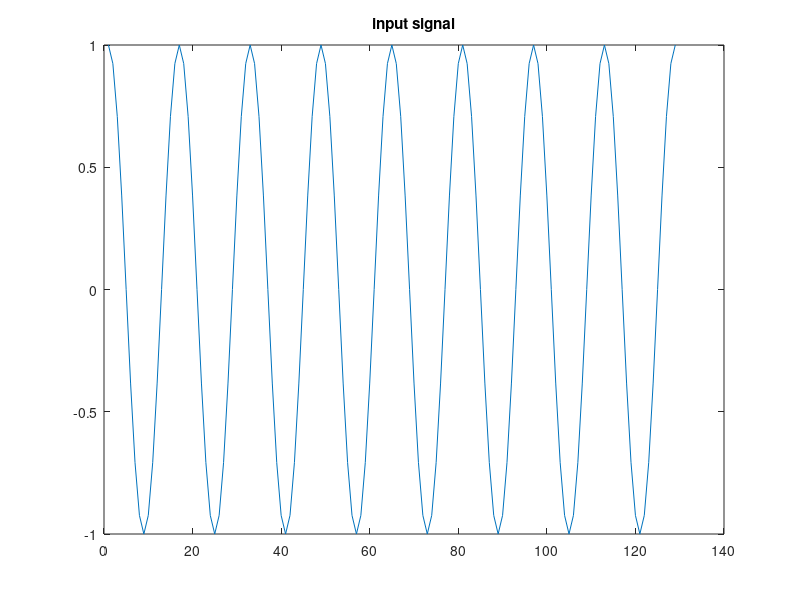
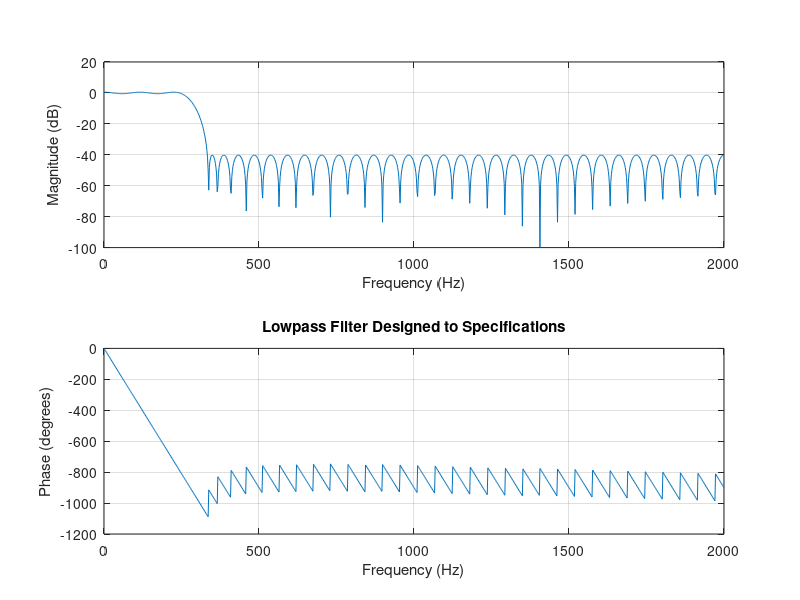
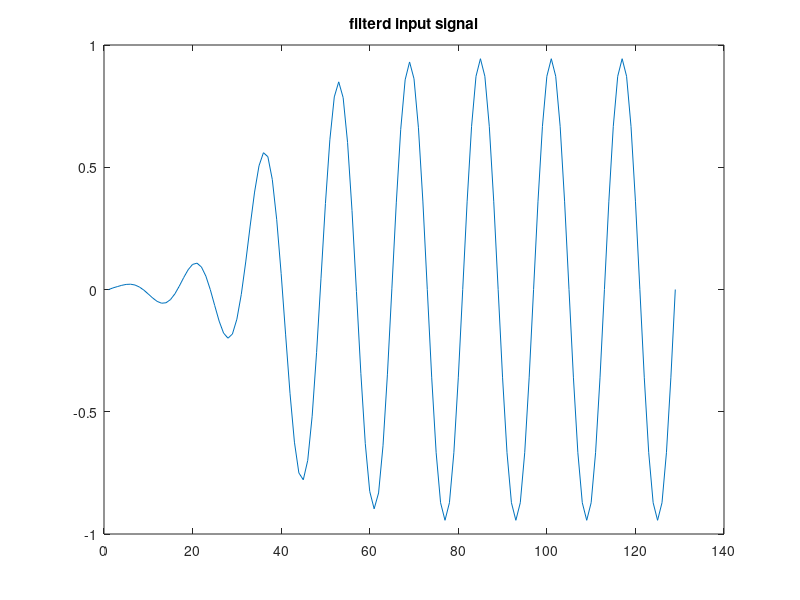
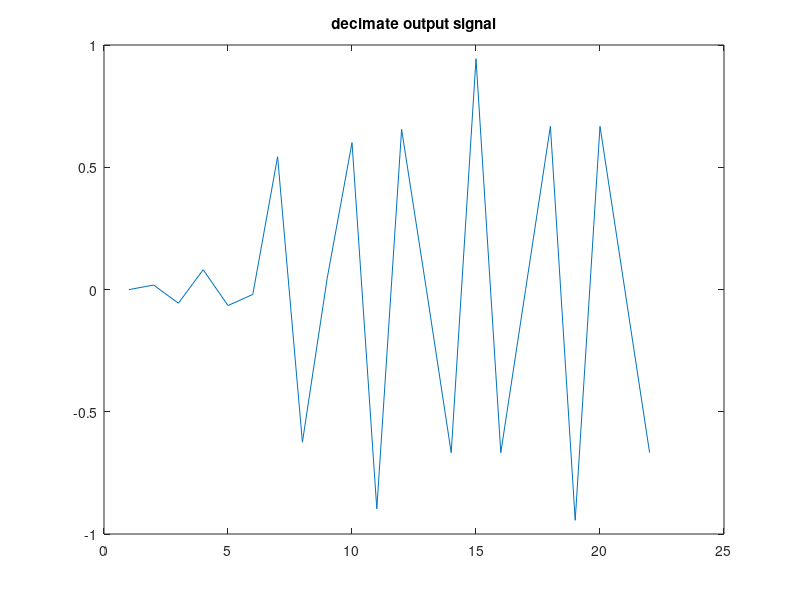

MATLAB code to generate these figures, in order: (Note: this script raises an error after producing the figures.)
clc
clear all
close all

Fs=48000;
fc=3000;
fs=4000
N=128;
n=0:N;

x=cos(2*pi*n*fc/Fs);
figure
plot(x)
title('input signal')


rp=1;
rs=40;
f=[fc fs];
a = [1 0];

figure
dev = [(10^(rp/20)-1)/(10^(rp/20)+1)  10^(-rs/20)];
[n,fo,ao,w] = firpmord(f,a,dev,Fs);
b = firpm(n,fo,ao,w);
freqz(b,1,1024,fs);
title('Lowpass Filter Designed to Specifications');

figure
v=filter(b,1,x);
plot(v)
title('filterd input signal')

M=6
y=v(1:M:end);

figure
plot(y)
title('decimate output signal')

figure
freq_fft(y,1);
title('decimate output signal fft')

figure
freq_fft(x,1);
title('input signal fft')

op_6_2=len(b)*Fs;
%%%%%%%%%%%%%%%%%%%%%%%%%%%%%%%%%%%%%%%%%%%%%%%%%%%%%%%%

M1=3

rp=0.5;
rs=40;
f=[fc Fs/(2*M1)];
a = [1 0];


dev = [(10^(rp/20)-1)/(10^(rp/20)+1)  10^(-rs/20)];
[n,fo,ao,w] = firpmord(f,a,dev,Fs);
b1 = firpm(n,fo,ao,w);
v1=filter(b1,1,x);
y1=v1(1:M1:end);

op_3_2=Fs*len(b1);

M2=2

rp=0.5;
rs=40;
f=[fc fs];
a = [1 0];


dev = [(10^(rp/20)-1)/(10^(rp/20)+1)  10^(-rs/20)];
[n,fo,ao,w] = firpmord(f,a,dev,Fs/M1);
b2 = firpm(n,fo,ao,w);
v2=filter(b2,1,y1);
y2=v2(1:M2:end);

op_3_2=op_3_2+Fs/M1*len(b2);



%%%%%%%%%%%%%%%%%%%%%%%%%%%%%%%%%%%%%%%%%%%%%%%%%%%%%%%%

M1=2

rp=0.5;
rs=40;
f=[fc Fs/(2*M1)];
a = [1 0];


dev = [(10^(rp/20)-1)/(10^(rp/20)+1)  10^(-rs/20)];
[n,fo,ao,w] = firpmord(f,a,dev,Fs);
b1 = firpm(n,fo,ao,w);
v1=filter(b1,1,x);
y1=v1(1:M1:end);

op_2_3=Fs*len(b1);

M2=3

rp=0.5;
rs=40;
f=[fc fs];
a = [1 0];


dev = [(10^(rp/20)-1)/(10^(rp/20)+1)  10^(-rs/20)];
[n,fo,ao,w] = firpmord(f,a,dev,Fs/M1);
b2 = firpm(n,fo,ao,w);
v2=filter(b2,1,y1);
y2=v2(1:M2:end);

op_2_3=op_2_3+Fs/M1*len(b2);
